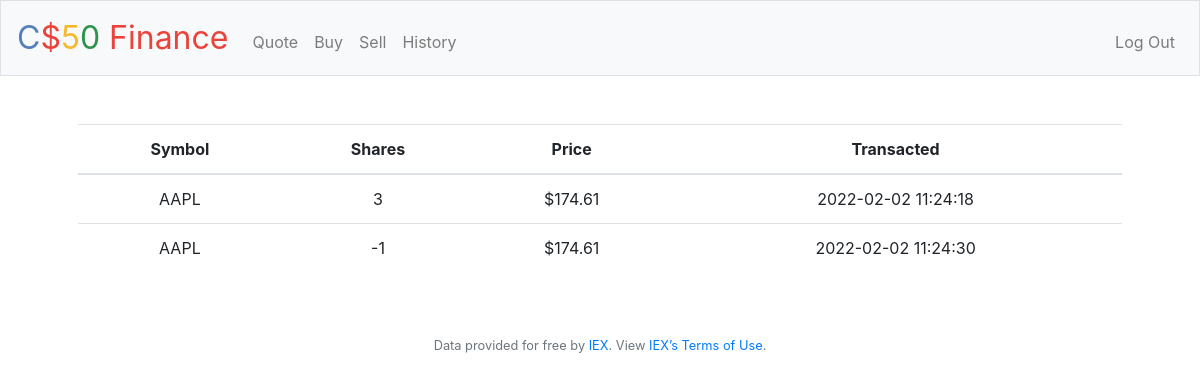
Page /history (signed in) on the earlier database version.
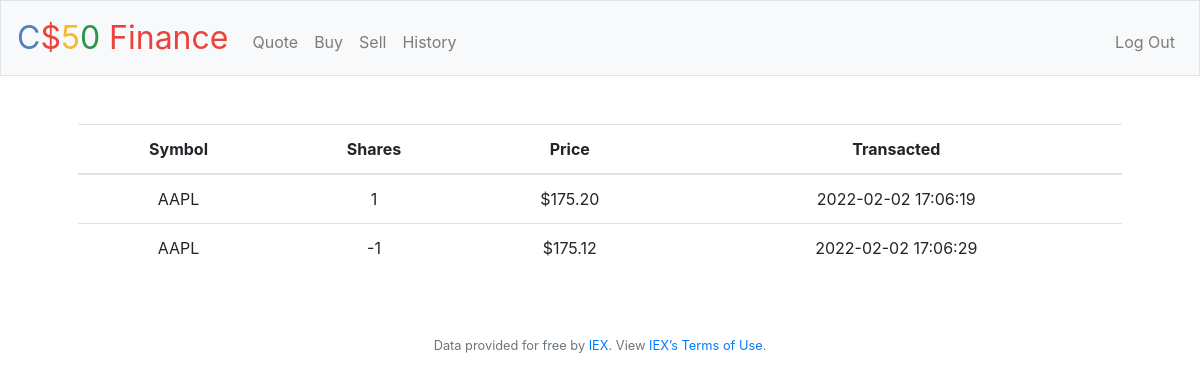
Same page on the later database version.
### tables this page shows
CREATE TABLE history (id INTEGER NOT NULL, stock TEXT NOT NULL, shares INTEGER NOT NULL, price REAL NOT NULL, date NUMERIC NOT NULL, FOREIGN KEY (id) REFERENCES users (id));

### app.py (the view)
@app.route("/history")
@login_required
def history():
    data = db.execute('SELECT * FROM history WHERE id = ?', session['user_id'])
    return render_template('history.html', data=data)

### app.py (called while the page is built)
@app.after_request
def after_request(response):
    response.headers["Cache-Control"] = "no-cache, no-store, must-revalidate"
    response.headers["Expires"] = 0
    response.headers["Pragma"] = "no-cache"
    return response

### helpers.py (called while the page is built)
def login_required(f):
    @wraps(f)
    def decorated_function(*args, **kwargs):
        if session.get("user_id") is None:
            return redirect("/login")
        return f(*args, **kwargs)
    return decorated_function

def usd(value):
    if (type(value) == float
        or type(value) == int):
        return f"${value:,.2f}"
    return value

### templates/history.html (shortened to what this page needs)
{% extends "layout.html" %}
{% block main %}
    <section class="secton">
        <table class="table">
            <thead>
                <tr>
                    <th>Symbol</th>
                    <th>Shares</th>
                    <th>Price</th>
                    <th>Transacted</th>
                </tr>
            </thead>
            <tbody>
                {% for stuff in data %}
                <tr>
                    <td>{{ stuff.stock }}</td>
                    <td>{{ stuff.shares }}</td>
                    <td>{{ stuff.price | usd }}</td>
                    <td>{{ stuff.date }}</td>
                </tr>
                {% endfor %}
            </tbody>
        </table>
    </section>
{% endblock %}

### templates/layout.html (shortened to what this page needs)
<!DOCTYPE html>
<html lang="en">
    <head>
        <link rel="stylesheet" href="https://cdn.jsdelivr.net/npm/bootstrap@4.5.3/dist/css/bootstrap.min.css">
        <link href="/static/styles.css" rel="stylesheet">
    </head>
    <body>
        <nav class="navbar navbar-expand-md navbar-light bg-light border">
            <a class="navbar-brand" href="/"><span class="blue">C</span><span class="red">$</span><span class="yellow">5</span><span class="green">0</span> <span class="red">Finance</span></a>
            <div class="collapse navbar-collapse" id="navbar">
                {% if session.user_id %}
                    <ul class="navbar-nav mr-auto mt-2">
                        <li class="nav-item"><a class="nav-link" href="/quote">Quote</a></li>
                        <li class="nav-item"><a class="nav-link" href="/buy">Buy</a></li>
                        <li class="nav-item"><a class="nav-link" href="/sell">Sell</a></li>
                        <li class="nav-item"><a class="nav-link" href="/history">History</a></li>
                    </ul>
                    <ul class="navbar-nav ml-auto mt-2">
                        <li class="nav-item"><a class="nav-link" href="/logout">Log Out</a></li>
                    </ul>
                {% else %}
                    <ul class="navbar-nav ml-auto mt-2">
                        <li class="nav-item"><a class="nav-link" href="/register">Register</a></li>
                        <li class="nav-item"><a class="nav-link" href="/login">Log In</a></li>
                    </ul>
                {% endif %}
            </div>
        </nav>
        <main class="container p-5">
            {% block main %}{% endblock %}
        </main>
        <footer class="small text-center text-muted">
            Data provided for free by <a href="https://iextrading.com/developer">IEX</a>. View <a href="https://iextrading.com/api-exhibit-a/">IEX’s Terms of Use</a>.
        </footer>
    </body>
</html>

### static/styles.css (style rules this page uses)
nav .navbar-brand { font-size: xx-large; }
nav .navbar-brand .blue { color: #537fbe; }
nav .navbar-brand .red { color: #ea433b; }
nav .navbar-brand .yellow { color: #f5b82e; }
nav .navbar-brand .green { color: #2e944b; }
main { overflow-x: auto; text-align: center; }

Differences in the rows shown:
changed history (number 1 of 2 on the later page): shares "3" → "1"; price "$174.61" → "$175.20"; date "2022-02-02 11:24:18" → "2022-02-02 17:06:19"
changed history (number 2 of 2 on the later page): price "$174.61" → "$175.12"; date "2022-02-02 11:24:30" → "2022-02-02 17:06:29"
